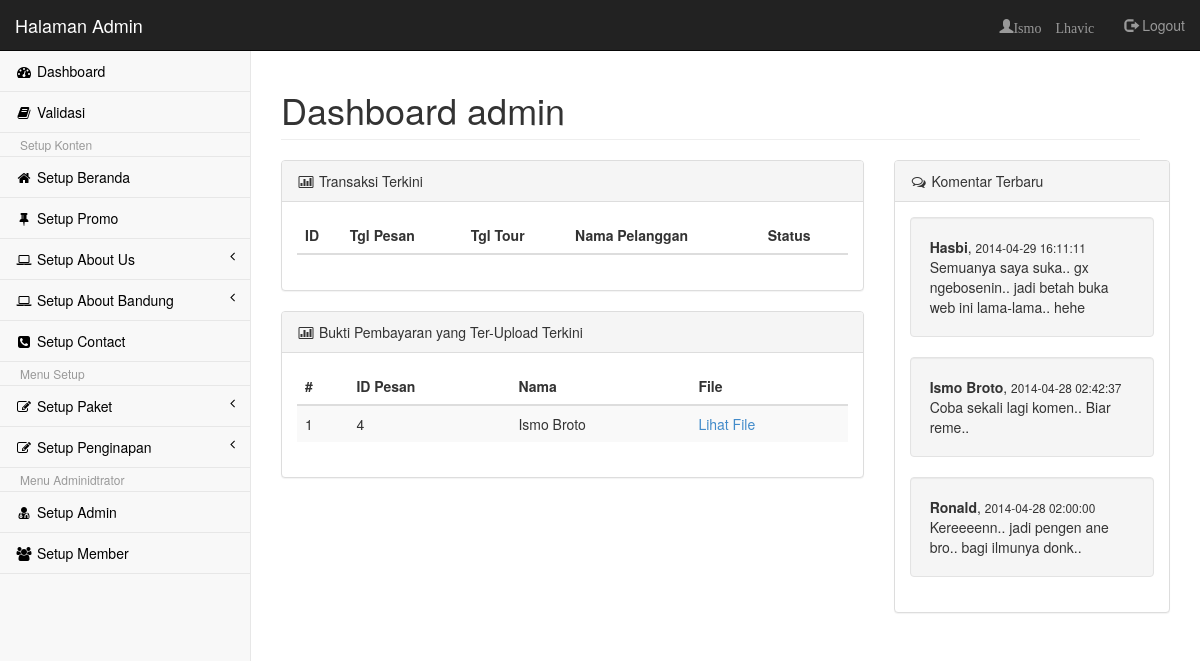
Page /Admin/home.php (signed in) on the committed database.
### tables this page shows
CREATE TABLE IF NOT EXISTS `tbl_bukti` (
  `id_bukti` int(11) NOT NULL AUTO_INCREMENT,
  `id_pesan` int(11) NOT NULL,
  `file` text NOT NULL,
  PRIMARY KEY (`id_bukti`)
);

CREATE TABLE IF NOT EXISTS `tbl_pesan` (
  `id_pesan` int(11) NOT NULL AUTO_INCREMENT,
  `id_user` int(11) NOT NULL,
  `id_paket` int(11) NOT NULL,
  `id_hotel` int(11) NOT NULL,
  `tgl_pesan` date NOT NULL,
  `tgl_tour` date NOT NULL,
  `status` char(2) NOT NULL DEFAULT 'S1',
  PRIMARY KEY (`id_pesan`)
);

CREATE TABLE IF NOT EXISTS `tbl_user` (
  `id_user` int(11) NOT NULL AUTO_INCREMENT,
  `nama_user` varchar(30) NOT NULL,
  `email_user` varchar(50) NOT NULL,
  `tipe_id` varchar(20) NOT NULL,
  `no_id` varchar(30) NOT NULL,
  `no_hp` varchar(14) NOT NULL,
  `no_rek` varchar(50) NOT NULL,
  `nama_rek` varchar(50) NOT NULL,
  `username` varchar(30) NOT NULL,
  `password` varchar(12) NOT NULL,
  `tgl_lahir` varchar(30) NOT NULL,
  `jekel` varchar(1) NOT NULL,
  `alamat` text NOT NULL,
  PRIMARY KEY (`id_user`),
  KEY `id_user` (`id_user`)
);

CREATE TABLE IF NOT EXISTS `komentar` (
  `id_komentar` int(11) NOT NULL AUTO_INCREMENT,
  `nama` varchar(50) NOT NULL,
  `komentar` text NOT NULL,
  `waktu` datetime NOT NULL,
  PRIMARY KEY (`id_komentar`)
);

### Admin/home.php (the view, shortened to what this page needs)
<?php session_start();
if(isset($_SESSION['user_admin'])){
	$level		=$_SESSION['level'];
?>
<!DOCTYPE html>
<html>
<head>
    <link href="css/bootstrap.min.css" rel="stylesheet">
    <link href="font-awesome/css/font-awesome.css" rel="stylesheet">
    <link href="css/plugins/morris/morris-0.4.3.min.css" rel="stylesheet">
    <link href="css/plugins/timeline/timeline.css" rel="stylesheet">
    <link href="css/sb-admin.css" rel="stylesheet">
</head>
<body>
    <div id="wrapper">
		<?php
			if($level=='admin'){
				include"nav.php";
			}else if($level=='operator'){
				include"nav_operator.php";
			}else{
				echo "Anda tidak punya hak access!! Hayoo!! sapa Loe??";
			}
		?>
        <div id="page-wrapper">
        	<div class="row col-lg-12">
            	<h1 class="page-header">Dashboard <?php echo $level; ?></h1>
            </div>
            <div class="row">
            <div class="col-lg-8">
            <div class="panel panel-default">
            	<div class="panel-heading">
                	<i class="fa fa-bar-chart-o fa-fw"></i> Transaksi Terkini
                </div>
                <div class="panel-body">
                	<div class="table-responsive">
                        <table class="table table-hover table-striped" id="dataTables-transaksi">
                            <thead>
                                <tr>
                                    <th class="text-left">ID</th>
                                    <th class="text-left">Tgl Pesan</th>
                                    <th class="text-left">Tgl Tour</th>
                                    <th class="text-left">Nama Pelanggan</th>
                                    <th class="text-left">Status</th>
                                </tr>
                            </thead>
                        </table>
                	</div>
                </div>
            </div>
			<div class="panel panel-default">
            	<div class="panel-heading">
                	<i class="fa fa-bar-chart-o fa-fw"></i> Bukti Pembayaran yang Ter-Upload Terkini
                </div>
                <div class="panel-body">
                	<div class="table-responsive">
                        <table class="table table-hover table-striped" id="dataTables-transaksi">
                            <thead>
                                <tr>
                                    <th class="text-left">#</th>
                                    <th class="text-left">ID Pesan</th>
                                    <th class="text-left">Nama</th>
                                    <th class="text-left">File</th>
                                </tr>
                            </thead>
                            <tbody>
                            <?php
								$no=1;
                                $comot_bukti=mysql_query("SELECT * FROM tbl_bukti, tbl_pesan, tbl_user WHERE
													tbl_bukti.id_pesan	= tbl_pesan.id_pesan AND
													tbl_pesan.id_user	= tbl_user.id_user");
                                while($isi_bukti=mysql_fetch_array($comot_bukti)) {
                            ?>
                                <tr>
                                    <td><?php echo $no++ ?></td>
                                    <td><?php echo $isi_bukti['id_pesan']; ?></td>
                                    <td><?php echo $isi_bukti['nama_user']; ?></td>
                                    <td><a href="../images/<?php echo $isi_bukti['file'];?>" target="_blank">Lihat File</a></td>
                                </tr>
                            <?php
                                }
                            ?>
                            </tbody>
                        </table>
                	</div>
                </div>
            </div>
            </div>
            <div class="col-lg-4">
            <div class="panel panel-default">
            	<div class="panel-heading">
                	<i class="fa fa-comments-o fa-fw"></i> Komentar Terbaru
                </div>
                <div class="panel-body">
                   	<?php
					$comot_comen=mysql_query("SELECT * FROM komentar ORDER BY waktu DESC LIMIT 3");
					while($isi_comen=mysql_fetch_array($comot_comen))
					{ ?>
					<div class="well">
						<b><?php echo $isi_comen['nama']; ?></b>, <small><?php echo $isi_comen['waktu']; ?></small><br />
						<?php echo $isi_comen['komentar']; ?>
					</div>
					<?php
              		 }?>
                </div>
            </div>
            </div>
			<div class="col-lg-8">
            </div>
            </div>
        </div>
    </div>
</body>
</html>
<?php
}else{
	session_destroy();
	header('Location:index.php?status=Silahkan Login');
}
?>

### Admin/nav.php (shortened to what this page needs)
<?php
    $username=$_SESSION['user_admin'];
    $comot_admin=mysql_query("select nama from tbl_admin where user_admin='$username'");
    $ngisi_admin=mysql_fetch_array($comot_admin);
?>
<nav class="navbar navbar-inverse navbar-fixed-top" role="navigation" style="margin-bottom: 0">
    <div class="navbar-header">
        <a class="navbar-brand" href="home.php" style="color: white;">Halaman Admin</a>
    </div>
    <ul class="nav navbar-nav navbar-right">
      <li>
            <a class="glyphicon glyphicon-user" href="#"><?php echo $ngisi_admin['nama']; ?>
            </a>
        </li>
      <li><a href="logout.php"><span class="glyphicon glyphicon-log-out"></span> Logout</a></li>
    </ul>
    <div class="navbar-default navbar-static-side" role="navigation">
        <div class="sidebar-collapse">
            <ul class="nav" id="side-menu">
                <li><a href="home.php" style="color: black;"><i class="fa fa-dashboard fa-fw"></i> Dashboard</a></li>
                <li><a href="cekTransaksi.php" style="color: black;"><i class="fa fa-book fa-fw"></i> Validasi</a>
                <li class="dropdown-header">Setup Konten</li>
                <li><a href="setupBeranda.php" style="color: black;"><i class="fa fa-home fa-fw"></i> Setup Beranda</a>
                <li><a href="setupSlider.php" style="color: black;"><i class="fa fa-thumb-tack fa-fw"></i> Setup Promo</a>
                <li>
                    <a href="#" style="color: black;"><i class="fa fa-laptop fa-fw" style="color: black;"></i> Setup About Us<span class="fa arrow"></span></a>
                </li>
                <li>
                    <a href="#" style="color: black;"><i class="fa fa-laptop fa-fw"></i> Setup About Bandung<span class="fa arrow"></span></a>
                </li>
                <li><a href="setupContact.php" style="color: black;"><i class="fa fa-phone-square fa-fw"></i> Setup Contact</a>
                <li class="dropdown-header">Menu Setup</li>
                <li>
                    <a href="#" style="color: black;"><i class="fa fa-edit fa-fw"></i> Setup Paket<span class="fa arrow"></span></a>
                </li>
                <li>
                    <a href="#" style="color: black;"><i class="fa fa-edit fa-fw"></i> Setup Penginapan<span class="fa arrow"></span></a>
                </li>
                <li class="dropdown-header">Menu Adminidtrator</li>
                <li><a href="setupAdmin.php" style="color: black;"><i class="fa fa-user-md fa-fw"></i> Setup Admin</a>
                <li><a href="setupMember.php" style="color: black;"><i class="fa fa-users fa-fw"></i> Setup Member</a>
            </ul>
        </div>
    </div>
</nav>

### Admin/css/sb-admin.css (style rules this page uses)
body { background-color: #f8f8f8; padding-top: 100px; }
@media (min-width:768px) { body { padding-top: 50px; } }
#wrapper { width: 100%; }
#page-wrapper { padding: 0 15px; min-height: 568px; background-color: #fff; }
@media (min-width:768px) { #page-wrapper { position: inherit; margin: 0 0 0 250px; padding: 0 30px; min-height: 1300px; border-left: 1px solid #e7e7e7; } }
.navbar-static-side ul li { border-bottom: 1px solid #e7e7e7; }
.arrow { float: right; }
.fa.arrow:before { content: "\f104"; }
@media (min-width:768px) { .navbar-static-side { z-index: 1; position: absolute; width: 250px; margin-top: 51px; } }

### rows in the picture
tbl_bukti: id_pesan.id_pesan "4", tbl_user.nama_user "Ismo Broto"
komentar: nama "Hasbi", waktu "2014-04-29 16:11:11", komentar "Semuanya saya suka.. gx ngebosenin.. jadi betah buka web ini lama-lama.. hehe"
komentar: nama "Ismo Broto", waktu "2014-04-28 02:42:37", komentar "Coba sekali lagi komen.. Biar reme.."
komentar: nama "Ronald", waktu "2014-04-28 02:00:00", komentar "Kereeeenn.. jadi pengen ane bro.. bagi ilmunya donk.."

### other values in the picture
$ngisi_admin['nama'] "Ismo Lhavic"
$level "admin"
